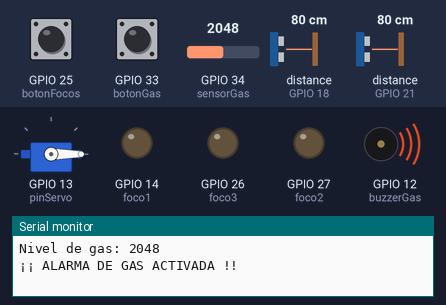
Simulated run of this sketch. Board: ESP32. Shown: servo, output pins drawn as LEDs (lit = HIGH), buzzer (waves = sounding), the last lines printed to the serial monitor. Wiring (inferred from the names in the program): 2 × ultrasonic range finder: trigger GPIO 5, echo GPIO 18 / trigger GPIO 19, echo GPIO 21. Dashed ring = blinking. Inputs (shaded band) come from the test bench; at power-on: distance to the obstacle (sensors on GPIO 18, GPIO 21) 80 cm, GPIO 34 (sensorGas) = 2048, GPIO 25 (botonFocos) HIGH, GPIO 33 (botonGas) HIGH. The echo pulse lasts 58.3 µs per cm; pins used as bus, display or sensor lines are not drawn.

Above: at 1.2 s.
1.3 s: distance to the obstacle (sensor on GPIO 18) set to 40 cm
2.8 s: distance to the obstacle (sensor on GPIO 18) set to 33 cm
At 3.6 s:
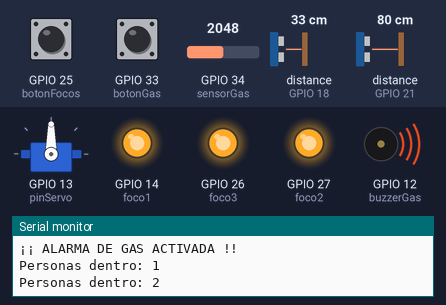
5.8 s: GPIO 34 (sensorGas) set to 601
7.7 s: GPIO 34 (sensorGas) set to 515
At 9.6 s:
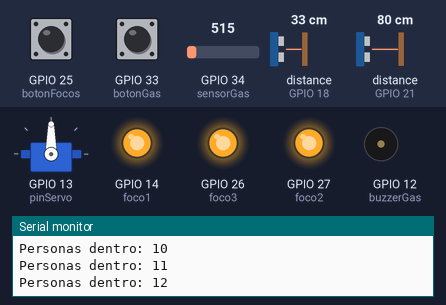
10.7 s: GPIO 25 (botonFocos) pulled LOW for 3.2 s
At 11.13 s:
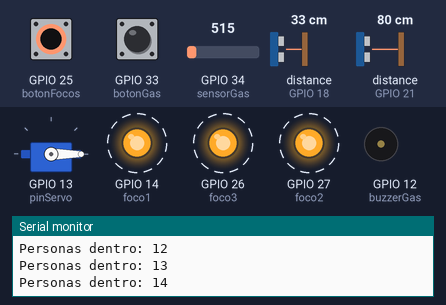
15.4 s: GPIO 34 (sensorGas) set to 600
At 16.8 s:
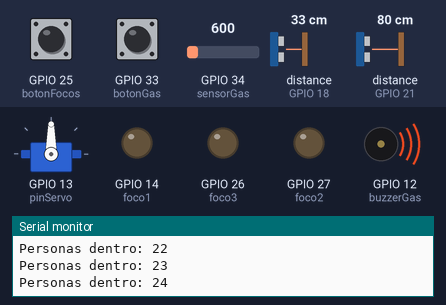
Timing chart, 0 to 19.4 s (numbered marks = the images above; inputs shaded):
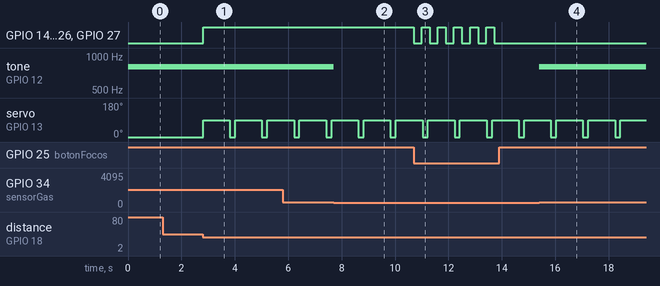

The sketch:

codigo_domotico.ino
```cpp
#include <ESP32Servo.h>

// ----------------- PINES ESP32 -----------------
// Sensores ultrasonicos
const int trigEntrada = 5;
const int echoEntrada = 18;

const int trigSalida = 19;
const int echoSalida = 21;

// Servo
const int pinServo = 13;

// Focos (relevadores)
const int foco1 = 14;
const int foco2 = 27;
const int foco3 = 26;

// Botón focos
const int botonFocos = 25;

// ----------------- SENSOR DE GAS -----------------
const int sensorGas = 34;    // ADC del ESP32
const int botonGas = 33;
const int buzzerGas = 12;

const int UMBRAL_GAS = 560;

bool alarmaGasActiva = false;
int valorGasAnterior = 0;
unsigned long silencioGasHasta = 0;
unsigned long tiempoBotonGas = 0;

const long ANTIRREBOTE = 250;
const long TIEMPO_SILENCIO = 5000;

// ----------------- VARIABLES -----------------
Servo puerta;

bool focosEnModoAuto = true;

int personasDentro = 0;

unsigned long tiempoUltimoBotonFocos = 0;

unsigned long tiempoDeteccion = 0;

unsigned long tiempoPuerta = 0;
bool puertaAbierta = false;

const int distanciaUmbral = 35;
const int debounce = 300;
const int tiempoPuertaAbierta = 1000;
const int tiempoBloqueoLectura = 600;

// ----------------- FUNCIONES -----------------
long medirDistancia(int trig, int echo) {

  digitalWrite(trig, LOW);
  delayMicroseconds(2);
  digitalWrite(trig, HIGH);
  delayMicroseconds(10);
  digitalWrite(trig, LOW);

  long duracion = pulseIn(echo, HIGH, 30000);
  long distancia = duracion * 0.034 / 2;

  if (distancia == 0) return 999;
  return distancia;
}

void encenderFocos() {
  digitalWrite(foco1, HIGH);
  digitalWrite(foco2, HIGH);
  digitalWrite(foco3, HIGH);
}

void apagarFocos() {
  digitalWrite(foco1, LOW);
  digitalWrite(foco2, LOW);
  digitalWrite(foco3, LOW);
}

// ----------------- CONTROL PUERTA -----------------
void abrirPuerta() {
  puerta.write(90);
  puertaAbierta = true;
  tiempoPuerta = millis();
}

void cerrarPuertaAuto() {
  if (puertaAbierta && millis() - tiempoPuerta >= tiempoPuertaAbierta) {
    puerta.write(0);
    puertaAbierta = false;
  }
}

// ----------------- SETUP -----------------
void setup() {
  Serial.begin(115200);

  // Ultrasonicos
  pinMode(trigEntrada, OUTPUT);
  pinMode(echoEntrada, INPUT);

  pinMode(trigSalida, OUTPUT);
  pinMode(echoSalida, INPUT);

  // Servo
  puerta.attach(pinServo);
  puerta.write(0);

  // Focos
  pinMode(foco1, OUTPUT);
  pinMode(foco2, OUTPUT);
  pinMode(foco3, OUTPUT);

  // Botones
  pinMode(botonFocos, INPUT_PULLUP);
  pinMode(botonGas, INPUT_PULLUP);

  // Gas
  pinMode(sensorGas, INPUT);
  pinMode(buzzerGas, OUTPUT);

  apagarFocos();
}

// ----------------- LOOP -----------------
void loop() {
  unsigned long ahora = millis();

  // ----------- SENSOR DE GAS -----------
  int valorGas = analogRead(sensorGas);
  bool gasAlto = valorGas >= UMBRAL_GAS;

  if (valorGas != valorGasAnterior) {
    Serial.print("Nivel de gas: ");
    Serial.println(valorGas);
    valorGasAnterior = valorGas;
  }

  if (gasAlto && !alarmaGasActiva) {
    alarmaGasActiva = true;
    Serial.println("¡¡ ALARMA DE GAS ACTIVADA !!");
  }

  if (!gasAlto && alarmaGasActiva) {
    alarmaGasActiva = false;
    noTone(buzzerGas);
    Serial.println("Alarma de gas desactivada");
  }

  if (digitalRead(botonGas) == LOW && ahora - tiempoBotonGas > ANTIRREBOTE) {
    if (alarmaGasActiva) {
      silencioGasHasta = ahora + TIEMPO_SILENCIO;
      noTone(buzzerGas);
      Serial.println("Buzzer silenciado 5s");
    }
    tiempoBotonGas = ahora;
  }

  if (alarmaGasActiva && ahora > silencioGasHasta) {
    tone(buzzerGas, 800);
  } else {
    noTone(buzzerGas);
  }

  // ----------- BOTÓN FOCOS -----------
  if (digitalRead(botonFocos) == LOW && ahora - tiempoUltimoBotonFocos > debounce) {
    focosEnModoAuto = !focosEnModoAuto;

    if (!focosEnModoAuto) apagarFocos();
    else if (personasDentro > 0) encenderFocos();

    tiempoUltimoBotonFocos = ahora;
  }

  // ----------- DETECCIÓN PERSONAS -----------
  if (ahora - tiempoDeteccion > tiempoBloqueoLectura) {

    long distEntrada = medirDistancia(trigEntrada, echoEntrada);
    long distSalida  = medirDistancia(trigSalida, echoSalida);

    // ---- ENTRADA ----
    if (distEntrada < distanciaUmbral && distSalida > (distanciaUmbral + 10)) {

      if (!puertaAbierta) abrirPuerta();

      personasDentro++;
      Serial.print("Personas dentro: ");
      Serial.println(personasDentro);

      if (focosEnModoAuto && personasDentro > 0)
        encenderFocos();

      tiempoDeteccion = ahora;
    }

    // ---- SALIDA ----
    if (distSalida < distanciaUmbral && distEntrada > (distanciaUmbral + 10)) {

      if (!puertaAbierta) abrirPuerta();

      if (personasDentro > 0) personasDentro--;

      Serial.print("Personas dentro: ");
      Serial.println(personasDentro);

      if (personasDentro == 0 && focosEnModoAuto)
        apagarFocos();

      tiempoDeteccion = ahora;
    }
  }

  // ----------- CERRAR PUERTA AUTO -----------
  cerrarPuertaAuto();
}
```

Measured:
- the behaviour switches between 36 and 35 cm on distance to the obstacle (sensor on GPIO 18) (found by bisection; images 0 and 1)
- the behaviour switches between 560 and 559 on GPIO 34 (sensorGas) (found by bisection; images 1 and 2)
- after the input at 1.3 s, every drawn part: stays the same
- after the input at 2.8 s, GPIO 14 (foco1), GPIO 26 (foco3), GPIO 27 (foco2): LOW → HIGH at once; servo on GPIO 13 (pinServo): alternates 90° for 1.0 s and 0° for 0.20 s, starting at once
- after the input at 7.7 s, tone on GPIO 12 (buzzerGas): 800 Hz → silent at once
- after the input at 10.7 s, GPIO 14 (foco1), GPIO 26 (foco3), GPIO 27 (foco2): alternates HIGH for 0.30 s and LOW for 0.30 s, 11 changes in all, then stays LOW, starting at once
- after the input at 15.4 s, tone on GPIO 12 (buzzerGas): silent → 800 Hz at once
